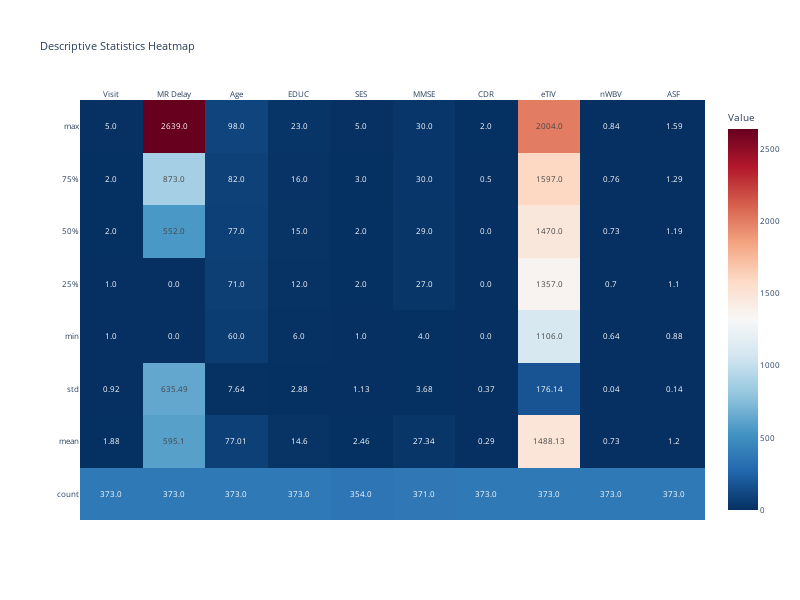

Notebook source saved alongside this figure:
### Code cell
import plotly.graph_objects as go
fig = go.Figure(data=go.Heatmap(
    z=desc.values,
    x=desc.columns,
    y=desc.index,
    colorscale='RdBu_r',
    colorbar=dict(title='Value'),
    showscale=True,
    zmin=None,
    zmax=None,
    text=desc.round(2).astype(str).values,  # Optional: show values
    texttemplate="%{text}",  # Display value in cell
    hoverinfo="text"  # Only show value on hover
))

# Add gridlines using layout
fig.update_layout(
    title='Descriptive Statistics Heatmap',
    xaxis=dict(showgrid=True, ticks='', side='top'),
    yaxis=dict(showgrid=True, ticks=''),
    width=800,
    height=600,
    font=dict(size=8),
)

fig.show()

### Figure 1 — Plotly figure (JSON) as saved in the notebook; plotly's stock layout.template omitted (floating-point values rounded to 4 significant figures)
{"data": [{"colorbar": {"title": {"text": "Value"}}, "colorscale": [[0, "rgb(5,48,97)"], [0.1, "rgb(33,102,172)"], [0.2, "rgb(67,147,195)"], [0.3, "rgb(146,197,222)"], [0.4, "rgb(209,229,240)"], [0.5, "rgb(247,247,247)"], [0.6, "rgb(253,219,199)"], [0.7, "rgb(244,165,130)"], [0.8, "rgb(214,96,77)"], [0.9, "rgb(178,24,43)"], [1, "rgb(103,0,31)"]], "hoverinfo": "text", "showscale": true, "text": [["373.0", "373.0", "373.0", "373.0", "354.0", "371.0", "373.0", "373.0", "373.0", "373.0"], ["1.88", "595.1", "77.01", "14.6", "2.46", "27.34", "0.29", "1488.13", "0.73", "1.2"], ["0.92", "635.49", "7.64", "2.88", "1.13", "3.68", "0.37", "176.14", "0.04", "0.14"], ["1.0", "0.0", "60.0", "6.0", "1.0", "4.0", "0.0", "1106.0", "0.64", "0.88"], ["1.0", "0.0", "71.0", "12.0", "2.0", "27.0", "0.0", "1357.0", "0.7", "1.1"], ["2.0", "552.0", "77.0", "15.0", "2.0", "29.0", "0.0", "1470.0", "0.73", "1.19"], ["2.0", "873.0", "82.0", "16.0", "3.0", "30.0", "0.5", "1597.0", "0.76", "1.29"], ["5.0", "2639.0", "98.0", "23.0", "5.0", "30.0", "2.0", "2004.0", "0.84", "1.59"]], "texttemplate": "%{text}", "type": "heatmap", "x": ["Visit", "MR Delay", "Age", "EDUC", "SES", "MMSE", "CDR", "eTIV", "nWBV", "ASF"], "y": ["count", "mean", "std", "min", "25%", "50%", "75%", "max"], "z": [[373.0, 373.0, 373.0, 373.0, 354.0, 371.0, 373.0, 373.0, 373.0, 373.0], [1.882, 595.1, 77.01, 14.6, 2.46, 27.34, 0.2909, 1488.0, 0.7296, 1.195], [0.9228, 635.5, 7.641, 2.876, 1.134, 3.683, 0.3746, 176.1, 0.03714, 0.1381], [1.0, 0.0, 60.0, 6.0, 1.0, 4.0, 0.0, 1106.0, 0.644, 0.876], [1.0, 0.0, 71.0, 12.0, 2.0, 27.0, 0.0, 1357.0, 0.7, 1.099], [2.0, 552.0, 77.0, 15.0, 2.0, 29.0, 0.0, 1470.0, 0.729, 1.194], [2.0, 873.0, 82.0, 16.0, 3.0, 30.0, 0.5, 1597.0, 0.756, 1.293], [5.0, 2639.0, 98.0, 23.0, 5.0, 30.0, 2.0, 2004.0, 0.837, 1.587]]}], "layout": {"font": {"size": 8}, "height": 600, "title": {"text": "Descriptive Statistics Heatmap"}, "width": 800, "xaxis": {"showgrid": true, "side": "top", "ticks": ""}, "yaxis": {"showgrid": true, "ticks": ""}}}
